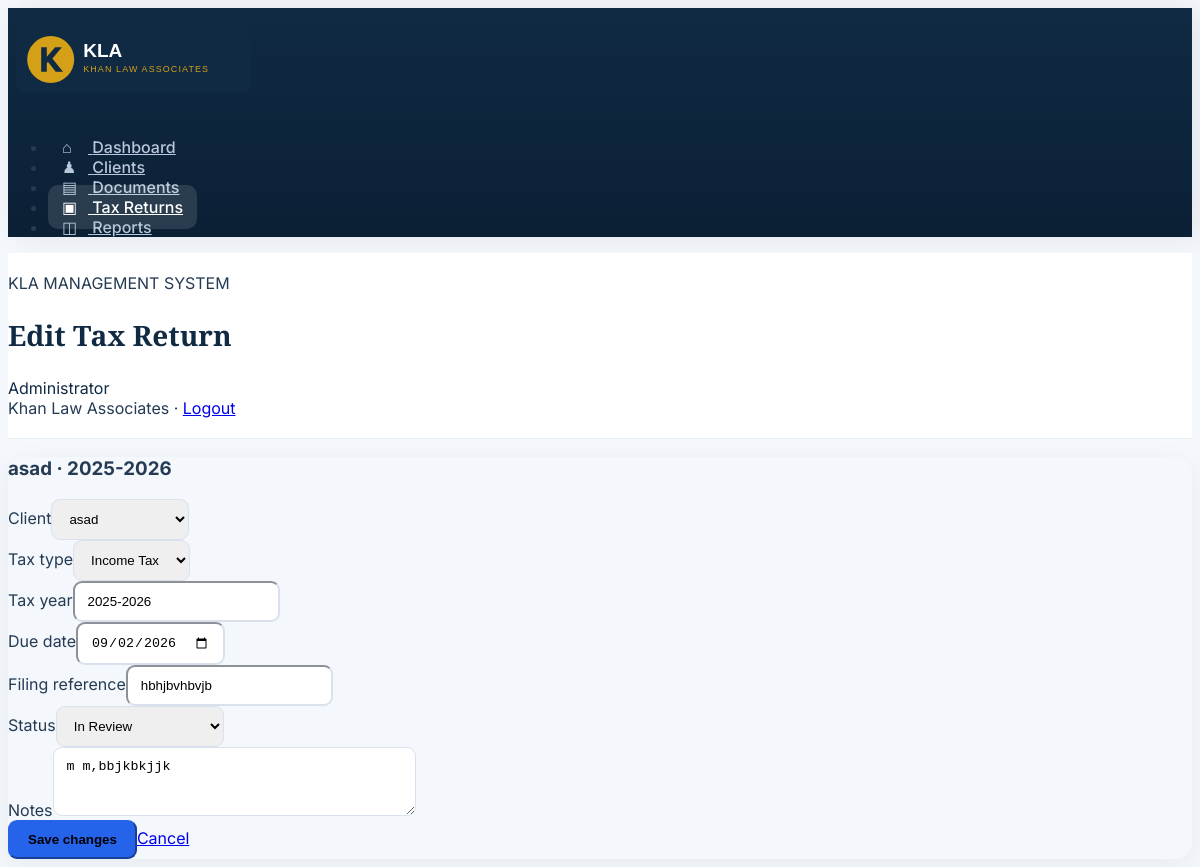
Screenshot of /staff/tax-returns/3/edit/ (signed in) with the database file from the repository.
### dashboard/models.py (models this page shows, shortened)
class TaxReturn(models.Model):
    TAX_TYPES = [("Income Tax", "Income Tax"), ("Sales Tax", "Sales Tax")]
    STATUS_CHOICES = [
        ("Draft", "Draft"), ("Information Pending", "Information Pending"),
        ("In Review", "In Review"), ("Filed", "Filed"), ("Completed", "Completed"),
    ]
    client = models.ForeignKey(Client, on_delete=models.CASCADE, related_name="tax_returns")
    tax_type = models.CharField(max_length=20, choices=TAX_TYPES)
    tax_year = models.CharField(max_length=9, help_text="For example: 2025-2026")
    due_date = models.DateField(null=True, blank=True)
    filing_reference = models.CharField(max_length=80, blank=True)
    status = models.CharField(max_length=25, choices=STATUS_CHOICES, default="Draft")
    notes = models.TextField(blank=True)
    created_at = models.DateTimeField(auto_now_add=True)
    updated_at = models.DateTimeField(auto_now=True)
    class Meta:
        ordering = ["-updated_at"]

class Client(models.Model):
    STATUS_CHOICES = [
        ("New", "New"),
        ("Under Review", "Under Review"),
        ("Information Pending", "Information Pending"),
        ("In Progress", "In Progress"),
        ("Completed", "Completed"),
    ]
    full_name = models.CharField(max_length=150)
    cnic = models.CharField(max_length=20, unique=True)
    phone = models.CharField(max_length=20)
    email = models.EmailField(blank=True)
    address = models.TextField(blank=True)
    ntn = models.CharField(max_length=30, blank=True)
    needs_ntn_return = models.BooleanField(default=False, verbose_name="NTN & Return Filing")
    needs_sales_tax = models.BooleanField(default=False, verbose_name="Sales Tax")
    needs_income_tax = models.BooleanField(default=False, verbose_name="Income Tax")
    status = models.CharField(max_length=30, choices=STATUS_CHOICES, default="New")
    created_at = models.DateTimeField(auto_now_add=True)
    def __str__(self):
        return self.full_name

### dashboard/views.py (the view)
    @login_required(login_url="staff_login")
    def wrapped(request, *args, **kwargs):
        if not (request.user.is_staff or getattr(request.user.profile, "role", "CLIENT") == "STAFF"):
            messages.error(request, "Please sign in with a staff account to access the management system.")
            return redirect("client_portal")
        return view(request, *args, **kwargs)

### dashboard/forms.py
class TaxReturnForm(forms.ModelForm):
    class Meta:
        model = TaxReturn
        fields = ["client", "tax_type", "tax_year", "due_date", "filing_reference", "status", "notes"]
        widgets = {
            "client": forms.Select(attrs={"class": "form-select"}),
            "tax_type": forms.Select(attrs={"class": "form-select"}),
            "tax_year": forms.TextInput(attrs={"class": "form-control", "placeholder": "2025-2026"}),
            "due_date": forms.DateInput(attrs={"class": "form-control", "type": "date"}),
            "filing_reference": forms.TextInput(attrs={"class": "form-control", "placeholder": "Optional filing reference"}),
            "status": forms.Select(attrs={"class": "form-select"}),
            "notes": forms.Textarea(attrs={"class": "form-control", "rows": 3}),
        }

### dashboard/views.py (called while the page is built)
def staff_required(view):
    @login_required(login_url="staff_login")
    def wrapped(request, *args, **kwargs):
        if not (request.user.is_staff or getattr(request.user.profile, "role", "CLIENT") == "STAFF"):
            messages.error(request, "Please sign in with a staff account to access the management system.")
            return redirect("client_portal")
        return view(request, *args, **kwargs)
    return wrapped

@staff_required
def edit_tax_return(request, pk):
    tax_return = get_object_or_404(TaxReturn, pk=pk)
    if request.method == "POST":
        form = TaxReturnForm(request.POST, instance=tax_return)
        if form.is_valid():
            form.save()
            messages.success(request, "Tax return updated.")
            return redirect("tax_returns")
    else:
        form = TaxReturnForm(instance=tax_return)
    return render(request, "dashboard/tax_return_form.html", {"form": form, "tax_return": tax_return})

### dashboard/templates/dashboard/tax_return_form.html
{% extends "dashboard/base.html" %}
{% block page_title %}Edit Tax Return{% endblock %}
{% block content %}<div class="row justify-content-center"><div class="col-lg-7"><div class="card"><div class="card-body"><h3>{{ tax_return.client.full_name }} · {{ tax_return.tax_year }}</h3><form method="post">{% csrf_token %}{% for field in form %}<div class="mb-3"><label class="form-label">{{ field.label }}</label>{{ field }}{% for error in field.errors %}<div class="text-danger small">{{ error }}</div>{% endfor %}</div>{% endfor %}<div class="d-flex gap-2"><button class="btn btn-primary">Save changes</button><a class="btn btn-outline-secondary" href="{% url 'tax_returns' %}">Cancel</a></div></form></div></div></div></div>{% endblock %}

### static/css/style.css (style rules this page uses)
:root { --kla-navy: #102A43; --kla-navy-light: #163A5F; --kla-blue: #2563EB; --kla-gold: #D4A017; --kla-bg: #F4F7FB; --kla-text: #243B53; }
* { box-sizing: border-box; }
body { background: var(--kla-bg); color: var(--kla-text); font-family: 'Inter', sans-serif; }
.card { border: 0; border-radius: 16px; box-shadow: 0 8px 30px rgba(31,59,84,.06); }
.btn-primary { background: var(--kla-blue); border-color:var(--kla-blue); border-radius:9px; padding:10px 18px; font-weight:600; }
.form-control, .form-select { border-radius: 9px; padding: 11px 13px; border-color:#D9E2EC; }

### rows the page displays
TaxReturn: client.full_name "asad", tax_year "2025-2026", form "asad" "Income Tax" "2025-2026" "09/02/2026" "hbhjbvhbvjb" "In Review" "m m,bbjkbkjjk"

### other values shown
{{ field.label }} "Client" "Tax type" "Tax year" "Due date" "Filing reference" "Status" "Notes"
